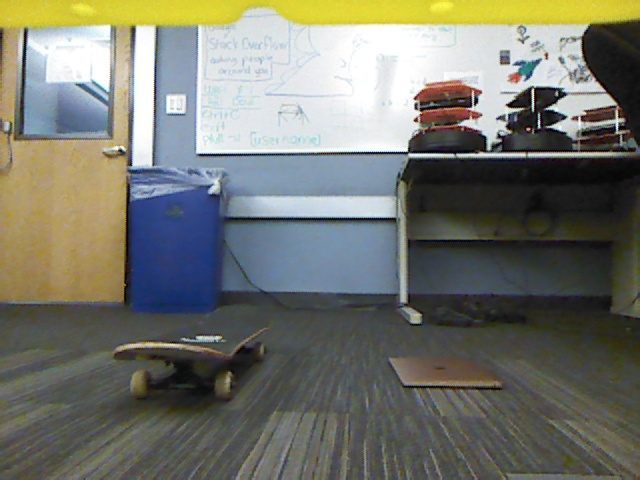
#> input picture images/Ralph-baroness-undistorted.jpg, 640 x 480 px; its folder holds only this picture in this run
$ jupyter execute 'Feature Extraction.ipynb'
#> lines starting #> are read from the running program, lines starting #| are printed output that depends on the picture
[cell 1]
import cv2
import numpy as np
import glob
from matplotlib import pyplot as plt

[cell 2]
images = glob.glob('../images/*')
images

[cell 3]
def extract_features(img_path):
    img = cv2.imread(img_path)

    features = []
    features.append(average_hsvs(img))
    features.append(average_rgbs(img))
    features.append(gabor_filters(img))
    return features

def gabor_filters(img):
    # Applies several Gabor filters with varied hyperparameters
    filtered_images = []
    num_filters = 16

    img = cv2.cvtColor(img, cv2.COLOR_BGR2GRAY)

    for i in range(num_filters):
        # Gets kernel with specified parameters
        kernel = cv2.getGaborKernel((15, 15), 3, np.pi * i / num_filters, 10, 0.5, 0)
        # Normalization
        kernel /= kernel.sum() * 1.0
        # Apply filter
        filtered = cv2.filter2D(img, -1, kernel)

        filtered_images.append(filtered)

    filters = np.array(filtered_images)
    img = filters.sum(axis=0)
    return cv2.resize(img.astype('float32'), None, fx=0.1, fy=0.1)

def average_hsvs(img):
    # Convert to hsv
    img = cv2.cvtColor(img, cv2.COLOR_BGR2HSV)
    # Averages for each of h, s, and v
    averages = [np.mean(img[:, :, i]) for i in range(3)]
    return averages

def average_rgbs(img):
    averages = [np.mean(img[:, :, i]) for i in range(3)]
    return averages

#print(extract_features("images/bluffed-acclaiming.jpg"))

[cell 4]
features = [extract_features(img) for img in images]
#> in extract_features, img is the input picture: shape (480, 640, 3); mean B, G, R 108.7, 118.5, 116.8
#> in average_hsvs, `img = cv2.cvtColor(img, cv2.COLOR_BGR2HSV)`: img: shape (480, 640, 3); mean H, S, V 64, 56.9, 127.8
#> in average_hsvs, `averages = [np.mean(img[:, :, i]) for i in range(3)]`: averages = [64, 56.9, 127.8]
#> in average_rgbs, `averages = [np.mean(img[:, :, i]) for i in range(3)]`: averages = [108.7, 118.5, 116.8]
#> in gabor_filters, `img = cv2.cvtColor(img, cv2.COLOR_BGR2GRAY)`:
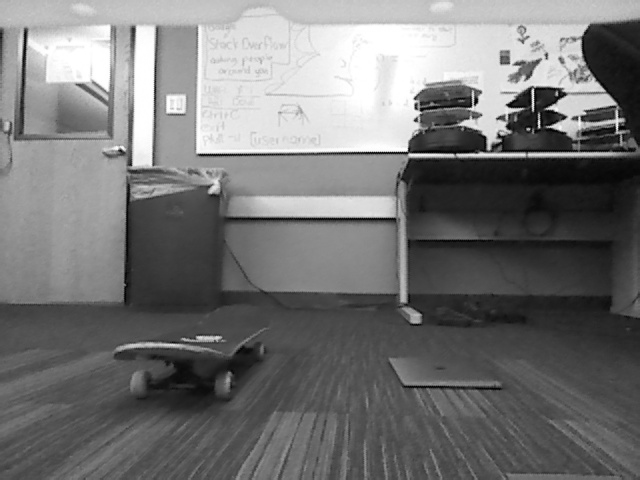
#> img: shape (480, 640); min 0, max 255, mean 116.9
#> the loop in gabor_filters, `for i in range(num_filters):` made 16 passes
#> pass 1, in gabor_filters, `filtered = cv2.filter2D(img, -1, kernel)`:
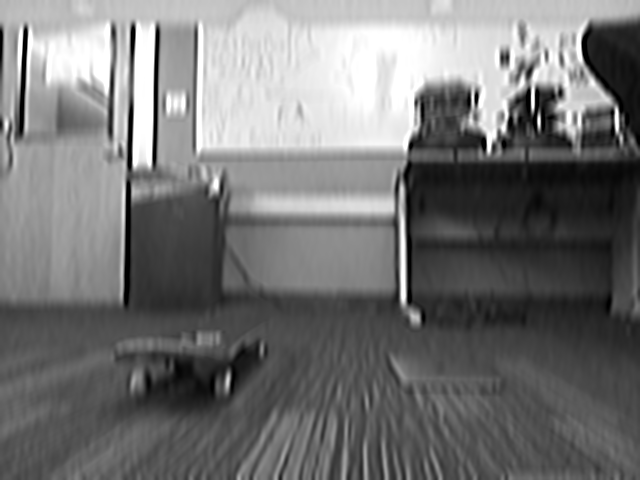
#> filtered: shape (480, 640); min 0, max 255, mean 116.6
#> pass 3, in gabor_filters, `filtered = cv2.filter2D(img, -1, kernel)`:
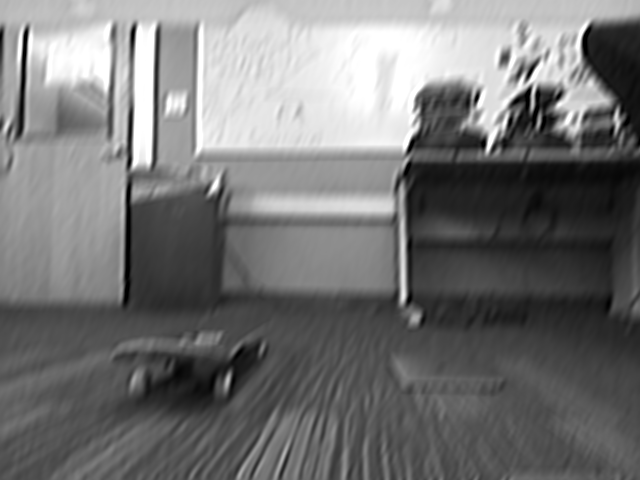
#> filtered: shape (480, 640); min 0, max 255, mean 116.7
#> after the loop in gabor_filters, `for i in range(num_filters):`: filtered_images = 16 items
#> in gabor_filters, `img = filters.sum(axis=0)`:
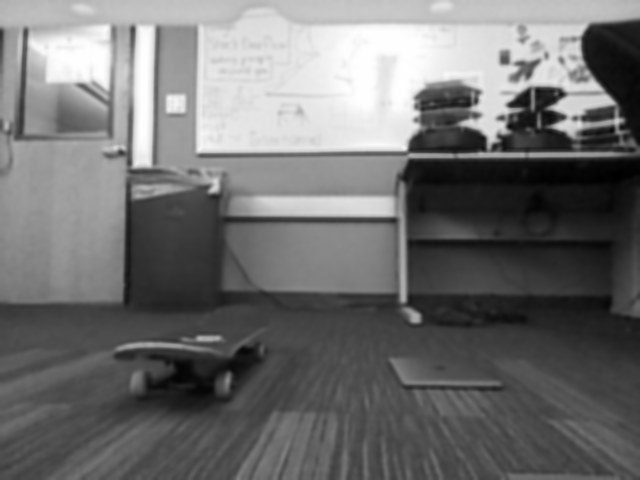
#> img: shape (480, 640) uint64; min 119, max 4080, mean 1868.4; drawn with min black and max white
#> in gabor_filters, `return cv2.resize(img.astype('float32'), None, fx=0.1, fy=0.1)`:
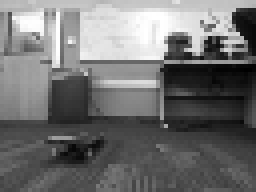
#> returned value: shape (48, 64) float32 (shown 4 times larger); min 125.8, max 4080, mean 1872.4; drawn with min black and max white
#> features = 1 item

[cell 5]
from matplotlib.offsetbox import OffsetImage, AnnotationBbox

def getImage(path):
    return OffsetImage(plt.imread(path, format="jpg"), zoom=.1)

[cell 6]
fig = plt.figure(figsize=(14, 10))
ax = plt.axes()

rgb = [rgb for (hsv, rgb, gabor) in features]
#> rgb = [[108.7, 118.5, 116.8]]

u, e, vt = np.linalg.svd(rgb)
#> u = [-1]; e = [198.7]; vt = [[-0.547, -0.596, -0.588], [-0.596, 0.77, -0.226], [-0.588, -0.226, 0.777]]
axes = vt.T[:2]
#> axes = [[-0.547, -0.596, -0.588], [-0.596, 0.77, -0.226]]

for img, r in zip(images, rgb):
    pt = axes @ r
#> pt = [-198.7, -5.07e-15]

    ax.scatter(*pt)
    ab = AnnotationBbox(getImage(img), pt, frameon=False)
    ax.add_artist(ab)
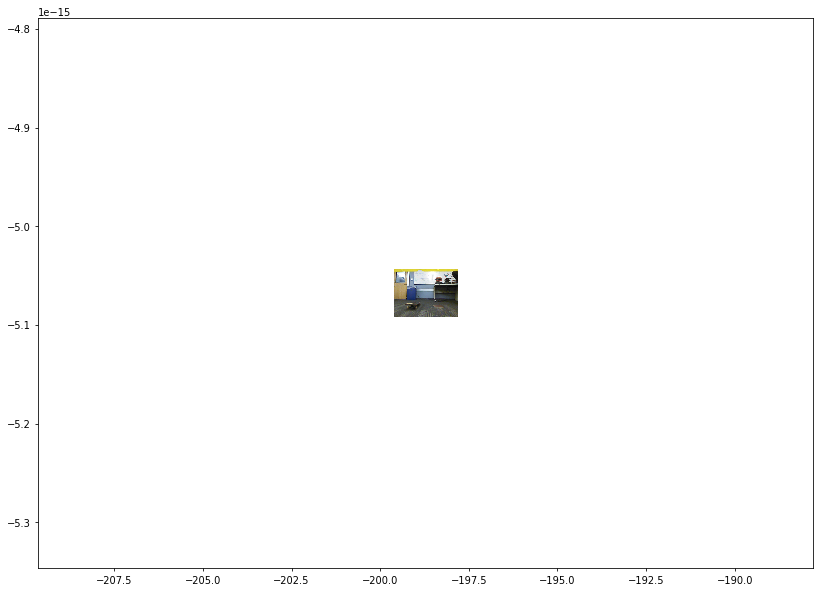
#> figure drawn by matplotlib, 1 panel

[cell 7]
fig = plt.figure(figsize=(14, 10))
ax = plt.axes()

hsv = [hsv for (hsv, rgb, gabor) in features]
#> hsv = [[64, 56.9, 127.8]]

u, e, vt = np.linalg.svd(hsv)
#> e = [153.8]; vt = [[-0.416, -0.37, -0.831], [-0.37, 0.903, -0.217], [-0.831, -0.217, 0.513]]
axes = vt.T[:2]
#> axes = [[-0.416, -0.37, -0.831], [-0.37, 0.903, -0.217]]

for img, r in zip(images, hsv):
    pt = axes @ r
#> pt = [-153.8, -7.7e-16]

    ax.scatter(*pt)
    ab = AnnotationBbox(getImage(img), pt, frameon=False)
    ax.add_artist(ab)

[cell 8]
fig = plt.figure(figsize=(14, 10))
ax = plt.axes()

gabor = [gabor.ravel() for (hsv, rgb, gabor) in features]
#> gabor = 1 item
print(gabor[0].shape)
#| (3072,)

u, e, vt = np.linalg.svd(gabor)
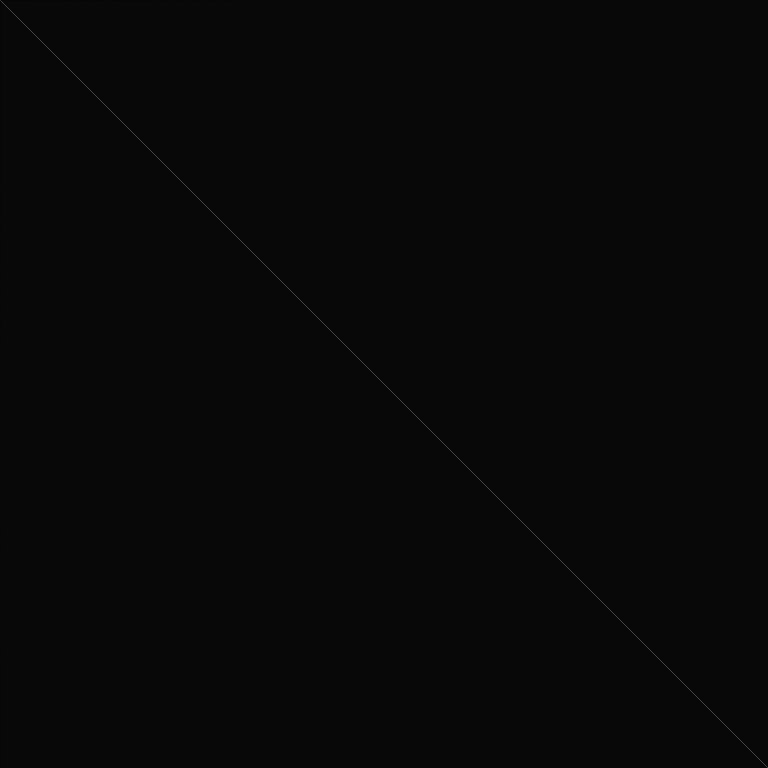
#> vt: shape (3072, 3072) float32 (shown at 1/4 size); min -0.0343, max 1, mean 7.32e-05; drawn with min black and max white
#> e = [118853.6]
axes = vt.T[:2]

for img, r in zip(images, gabor):
    pt = axes @ r
#> pt = [-118853.8, -0.00103]

    ax.scatter(*pt)
    ab = AnnotationBbox(getImage(img), pt, frameon=False)
    ax.add_artist(ab)
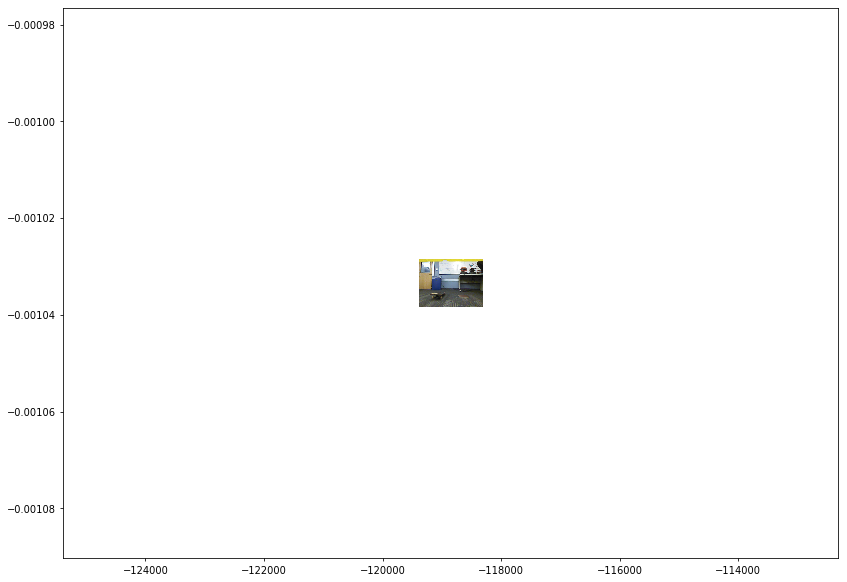
#> figure drawn by matplotlib, 1 panel

[cell 9]
gabor = [gabor for (hsv, rgb, gabor) in features]
for g in gabor:
    plt.imshow(g)
    plt.show()
#> this loop made 1 pass

$ run again, on images/bluffed-acclaiming.jpg
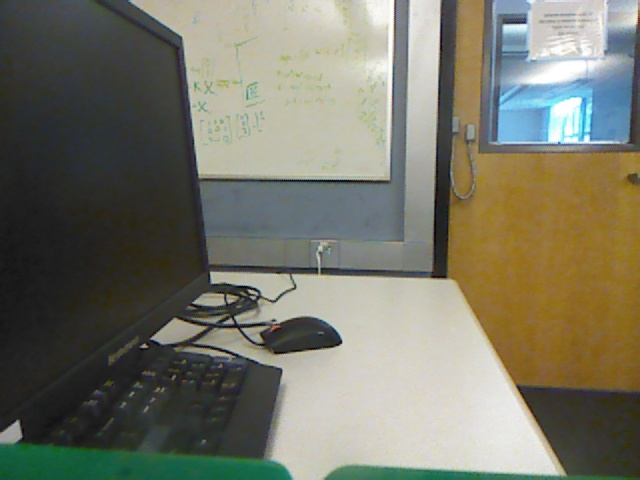
#> input picture images/bluffed-acclaiming.jpg, 640 x 480 px
#> in extract_features, img is the input picture: shape (480, 640, 3); mean B, G, R 104.3, 118.7, 118.9
#> in average_hsvs, `averages = [np.mean(img[:, :, i]) for i in range(3)]`: averages = [46.75, 57.19, 126.8]
#> in average_rgbs, `averages = [np.mean(img[:, :, i]) for i in range(3)]`: averages = [104.3, 118.7, 118.9]
#> after the loop in gabor_filters, `for i in range(num_filters):`: filtered_images = 16 items
#> in gabor_filters, `img = filters.sum(axis=0)`:
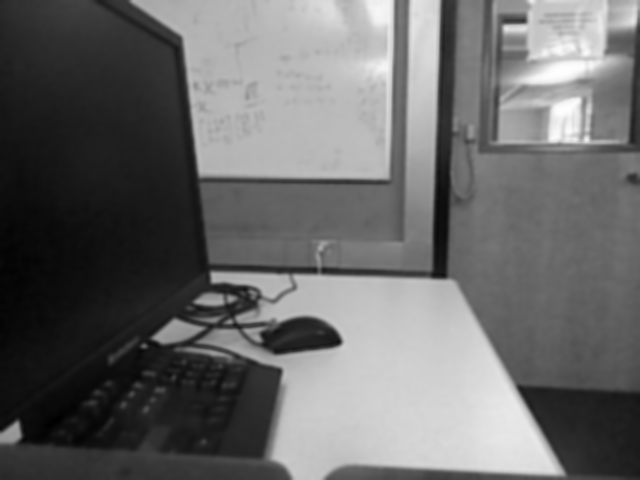
#> img: shape (480, 640) uint64; min 315, max 4075, mean 1873.8; drawn with min black and max white
#> features = 1 item
#> rgb = [[104.3, 118.7, 118.9]]
#> `u, e, vt = np.linalg.svd(rgb)`: u = [-1]; e = [197.8]; vt = [[-0.527, -0.6, -0.601], [-0.6, 0.764, -0.236], [-0.601, -0.236, 0.763]]
#> `axes = vt.T[:2]`: axes = [[-0.527, -0.6, -0.601], [-0.6, 0.764, -0.236]]
#> `pt = axes @ r`: pt = [-197.8, 1.57e-14]
#> hsv = [[46.75, 57.19, 126.8]]
#> `u, e, vt = np.linalg.svd(hsv)`: e = [146.7]; vt = [[-0.319, -0.39, -0.864], [-0.39, 0.885, -0.255], [-0.864, -0.255, 0.434]]
#> `axes = vt.T[:2]`: axes = [[-0.319, -0.39, -0.864], [-0.39, 0.885, -0.255]]
#> `pt = axes @ r`: pt = [-146.7, -1.95e-14]
#> gabor = 1 item
#| (3072,)
#> `u, e, vt = np.linalg.svd(gabor)`: e = [118440.9]
#> `pt = axes @ r`: pt = [-118441, -3.75e-05]
#> `[cell 8] fig = plt.figure(figsize=(14, 10)) ax = plt.axes()  gabor = [..`:
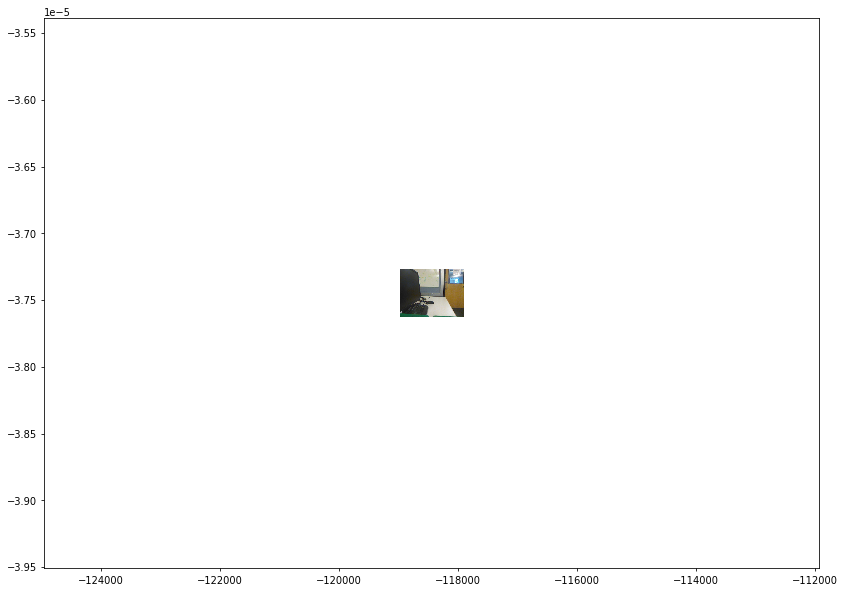
#> figure drawn by matplotlib, 1 panel
#> the loop `for g in gabor:` made 1 pass

$ run again, on images/bruin-approachable.jpg
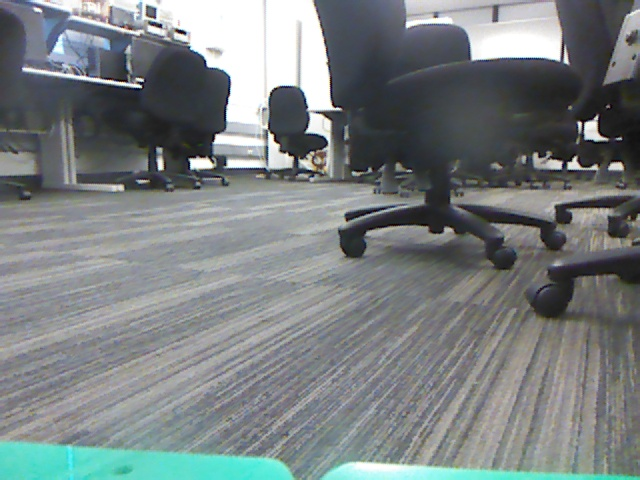
#> input picture images/bruin-approachable.jpg, 640 x 480 px
#> in extract_features, img is the input picture: shape (480, 640, 3); mean B, G, R 129.1, 128, 121.4
#> in average_hsvs, `averages = [np.mean(img[:, :, i]) for i in range(3)]`: averages = [84.23, 28.66, 133]
#> in average_rgbs, `averages = [np.mean(img[:, :, i]) for i in range(3)]`: averages = [129.1, 128, 121.4]
#> after the loop in gabor_filters, `for i in range(num_filters):`: filtered_images = 16 items
#> features = 1 item
#> rgb = [[129.1, 128, 121.4]]
#> `u, e, vt = np.linalg.svd(rgb)`: u = [-1]; e = [218.6]; vt = [[-0.591, -0.585, -0.555], [-0.585, 0.784, -0.204], [-0.555, -0.204, 0.806]]
#> `axes = vt.T[:2]`: axes = [[-0.591, -0.585, -0.555], [-0.585, 0.784, -0.204]]
#> `pt = axes @ r`: pt = [-218.6, -1.93e-15]
#> hsv = [[84.23, 28.66, 133]]
#> `u, e, vt = np.linalg.svd(hsv)`: e = [160]; vt = [[-0.526, -0.179, -0.831], [-0.179, 0.979, -0.0975], [-0.831, -0.0975, 0.547]]
#> `axes = vt.T[:2]`: axes = [[-0.526, -0.179, -0.831], [-0.179, 0.979, -0.0975]]
#> `pt = axes @ r`: pt = [-160, -6.57e-15]
#> `[cell 7] fig = plt.figure(figsize=(14, 10)) ax = plt.axes()  hsv = [hs..`:
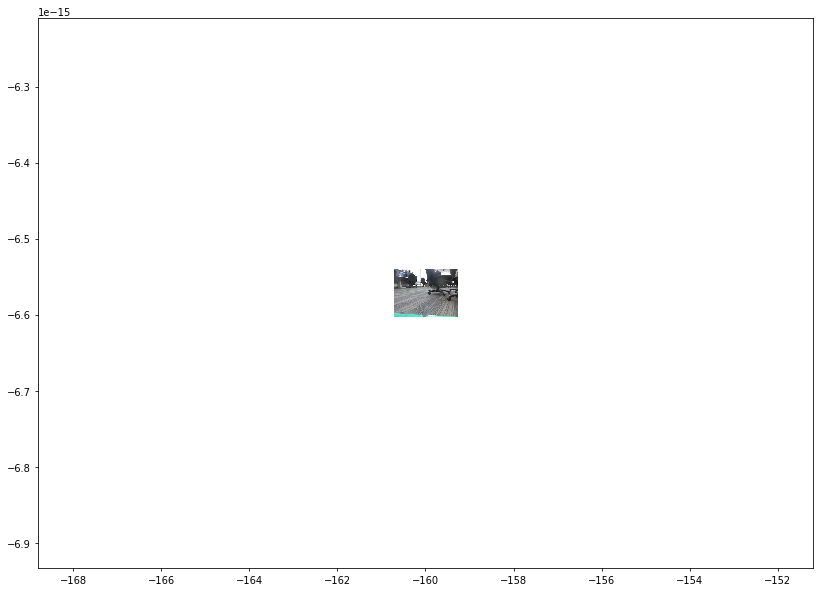
#> figure drawn by matplotlib, 1 panel
#> gabor = 1 item
#| (3072,)
#> `u, e, vt = np.linalg.svd(gabor)`: e = [120884]
#> `pt = axes @ r`: pt = [-120884, -0.00242]
#> `[cell 8] fig = plt.figure(figsize=(14, 10)) ax = plt.axes()  gabor = [..`:
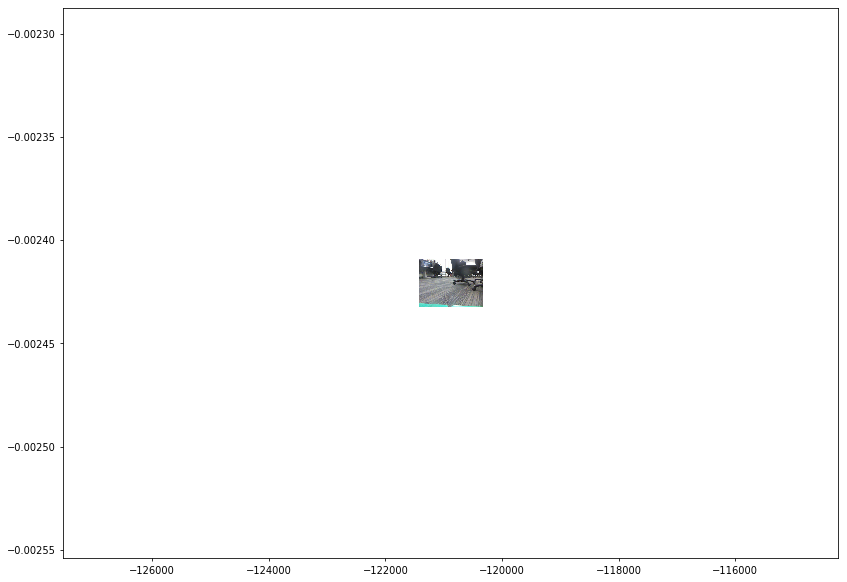
#> figure drawn by matplotlib, 1 panel
#> the loop `for g in gabor:` made 1 pass
